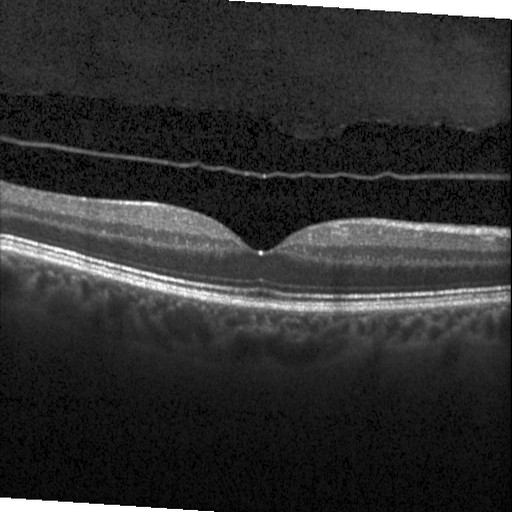
#> input picture NORMAL-153950-1.jpeg, 512 x 512 px, found by its file name
$ jupyter execute Denoising_Idea_v_1.ipynb
#> lines starting #> are read from the running program, lines starting #| are printed output that depends on the picture
<a href="https://colab.research.google.com/github/Anik-1802021/New-Denoising-Idea/blob/main/Denoising_Idea_v_1.ipynb" target="_parent"></a>

[cell 1]
import numpy as np
from PIL import Image

# Load images
image1 = Image.open("/content/NORMAL-153950-1.jpeg").convert('L')  # Ensure images are grayscale
#> image1 is the input picture: PIL image 512x512 L; min 0, max 255, mean 48.2
image2 = Image.open("/content/NORMAL-153950-2.jpeg").convert('L')
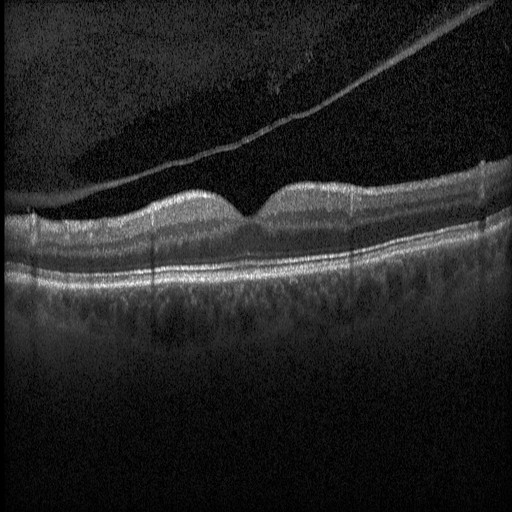
#> input picture NORMAL-153950-2.jpeg, 512 x 512 px, found by its file name
#> image2 is the input picture: PIL image 512x512 L; min 0, max 255, mean 35.2
image3 = Image.open("/content/NORMAL-153950-3.jpeg").convert('L')
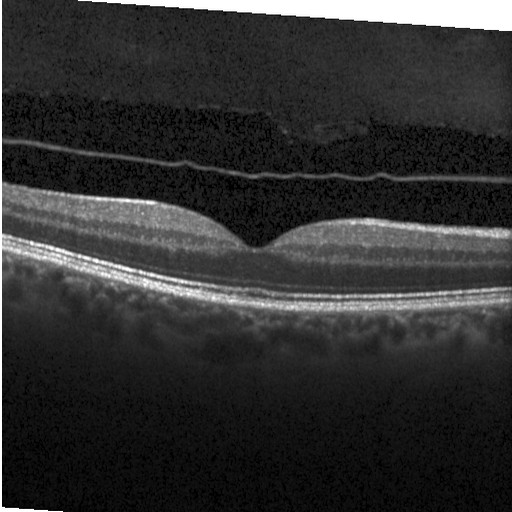
#> input picture NORMAL-153950-3.jpeg, 512 x 512 px, found by its file name
#> image3 is the input picture: PIL image 512x512 L; min 0, max 255, mean 49.2

# Convert images to numpy arrays
image1_array = np.array(image1, dtype=np.int16)  # Use int16 to allow for negative differences
image2_array = np.array(image2, dtype=np.int16)  # Use int16 to allow for negative differences
image3_array = np.array(image3, dtype=np.int16)  # Use int16 to allow for negative differences

# Print the pixel values of the images
print("Image 1 Array:\n", image1_array)
#> (printed output is left out)
print("\nImage 2 Array:\n", image2_array)
#> (printed output is left out)
print("\nImage 3 Array:\n", image3_array)
#> (printed output is left out)

# Calculate the pixel value difference between the two images
pixel_difference_12 = image1_array - image2_array
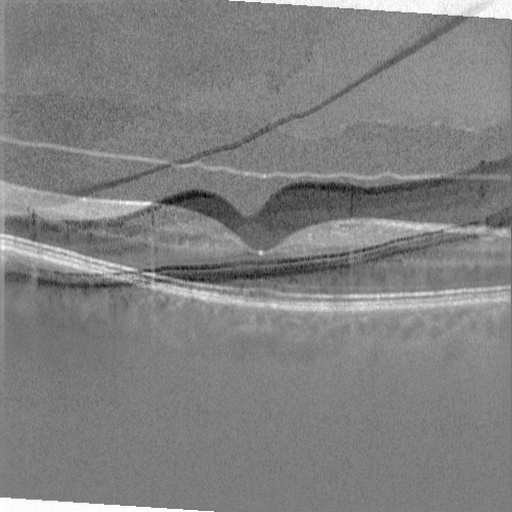
#> pixel_difference_12: shape (512, 512) int16; min -237, max 255, mean 12.9; drawn with min black and max white
pixel_difference_23 = image2_array - image3_array
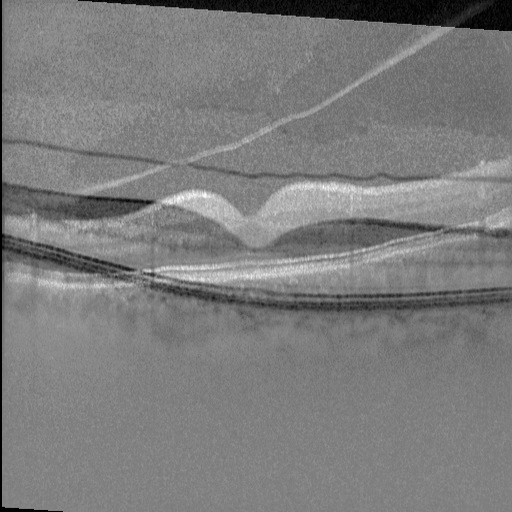
#> pixel_difference_23: shape (512, 512) int16; min -255, max 238, mean -13.9; drawn with min black and max white
pixel_difference_13 = image1_array - image3_array
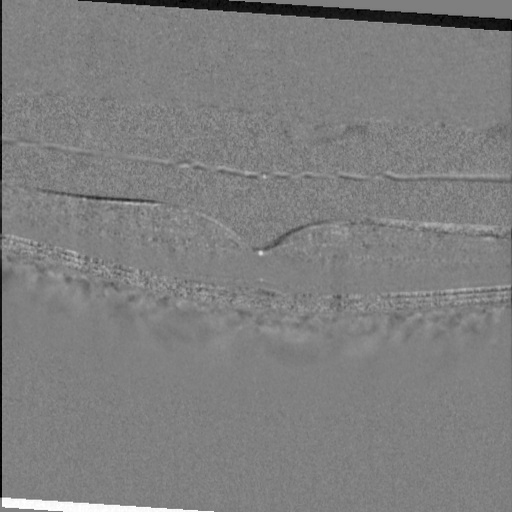
#> pixel_difference_13: shape (512, 512) int16; min -255, max 255, mean -1; drawn with min black and max white

# Print the pixel value difference, including negative values
print("\nPixel Value Difference between Image 1 and Image 2 (including negative values):")
print(pixel_difference_12)
#> (printed output is left out)

print("\nPixel Value Difference between Image 2 and Image 3 (including negative values):")
print(pixel_difference_23)
#> (printed output is left out)

print("\nPixel Value Difference between Image 1 and Image 3 (including negative values):")
print(pixel_difference_13)
#> (printed output is left out)

# Calculate the sum of all absolute pixel values of the difference array
absolute_difference_sum_12 = np.sum(np.abs(pixel_difference_12))
#> absolute_difference_sum_12 = 7673781
absolute_difference_sum_23 = np.sum(np.abs(pixel_difference_23))
#> absolute_difference_sum_23 = 8144230
absolute_difference_sum_13 = np.sum(np.abs(pixel_difference_13))
#> absolute_difference_sum_13 = 3787245

# Print the sum of absolute pixel values
print("\nSum of all absolute pixel values of the difference array_12:")
print(absolute_difference_sum_12)
#| 7673781
print("\nSum of all absolute pixel values of the difference array_23:")
print(absolute_difference_sum_23)
#| 8144230
print("\nSum of all absolute pixel values of the difference array_13:")
print(absolute_difference_sum_13)
#| 3787245

# Determine which image is the most dissimilar
sums = {
    'image1_image2': absolute_difference_sum_12,
    'image2_image3': absolute_difference_sum_23,
    'image1_image3': absolute_difference_sum_13
}
#> sums = {'image1_image2': 7673781, 'image2_image3': 8144230, 'image1_image3': 3787245}

most_dissimilar_pair = max(sums, key=sums.get)
#> most_dissimilar_pair = 'image2_image3'
most_dissimilar_image = None

if most_dissimilar_pair == 'image1_image2':
    if absolute_difference_sum_23 < absolute_difference_sum_13:
        most_dissimilar_image = 'Image 1'
    else:
        most_dissimilar_image = 'Image 2'
elif most_dissimilar_pair == 'image2_image3':
    if absolute_difference_sum_12 < absolute_difference_sum_13:
        most_dissimilar_image = 'Image 3'
    else:
        most_dissimilar_image = 'Image 2'
elif most_dissimilar_pair == 'image1_image3':
    if absolute_difference_sum_12 < absolute_difference_sum_23:
        most_dissimilar_image = 'Image 3'
    else:
        most_dissimilar_image = 'Image 1'

# Print the most dissimilar image
print(f"\nThe most dissimilar image is: {most_dissimilar_image}")

[cell 2]
import numpy as np
from PIL import Image

# Load images
image1 = Image.open("/content/NORMAL-153950-1.jpeg").convert('L')  # Ensure images are grayscale
image2 = Image.open("/content/NORMAL-153950-2.jpeg").convert('L')
image3 = Image.open("/content/NORMAL-153950-3.jpeg").convert('L')

# Convert images to numpy arrays
image1_array = np.array(image1, dtype=np.int16)  # Use int16 to allow for negative differences
image2_array = np.array(image2, dtype=np.int16)
image3_array = np.array(image3, dtype=np.int16)

# Print the pixel values of the images
print("Image 1 Array:\n", image1_array)
#> (printed output is left out)
print("\nImage 2 Array:\n", image2_array)
#> (printed output is left out)
print("\nImage 3 Array:\n", image3_array)
#> (printed output is left out)

# Calculate the pixel value difference between the images
pixel_difference_12 = image1_array - image2_array
pixel_difference_23 = image2_array - image3_array
pixel_difference_13 = image1_array - image3_array

# Calculate the sum of all absolute pixel values of the difference array
absolute_difference_sum_12 = np.sum(np.abs(pixel_difference_12))
absolute_difference_sum_23 = np.sum(np.abs(pixel_difference_23))
absolute_difference_sum_13 = np.sum(np.abs(pixel_difference_13))

# Determine which image is the most dissimilar
sums = {
    'image1_image2': absolute_difference_sum_12,
    'image2_image3': absolute_difference_sum_23,
    'image1_image3': absolute_difference_sum_13
}

most_dissimilar_pair = max(sums, key=sums.get)
most_dissimilar_image = None

if most_dissimilar_pair == 'image1_image2':
    if absolute_difference_sum_23 < absolute_difference_sum_13:
        most_dissimilar_image = 'Image 1'
    else:
        most_dissimilar_image = 'Image 2'
elif most_dissimilar_pair == 'image2_image3':
    if absolute_difference_sum_12 < absolute_difference_sum_13:
        most_dissimilar_image = 'Image 3'
    else:
        most_dissimilar_image = 'Image 2'
elif most_dissimilar_pair == 'image1_image3':
    if absolute_difference_sum_12 < absolute_difference_sum_23:
        most_dissimilar_image = 'Image 3'
    else:
        most_dissimilar_image = 'Image 1'

# Print the most dissimilar image
print(f"\nThe most dissimilar image is: {most_dissimilar_image}")

# Denoise the most dissimilar image (image3) using the average of image1 and image2
if most_dissimilar_image == 'Image 3':
    denoised_image3_array = (image1_array + image2_array) // 2
    denoised_image3 = Image.fromarray(denoised_image3_array.astype(np.uint8))

    # Show the denoised image
    denoised_image3.show()

    # Save the denoised image (optional)
    denoised_image3.save("/content/denoised_image3.jpeg")

    # Print the pixel values of the denoised image
    print("\nDenoised Image 3 Array:\n", denoised_image3_array)

[cell 3]
import numpy as np
from PIL import Image

# Load images
image1 = Image.open("/content/NORMAL-153950-1.jpeg").convert('L')  # Ensure images are grayscale
image2 = Image.open("/content/NORMAL-153950-2.jpeg").convert('L')
image3 = Image.open("/content/NORMAL-153950-3.jpeg").convert('L')

# Convert images to numpy arrays
image1_array = np.array(image1, dtype=np.int16)  # Use int16 to allow for negative differences
image2_array = np.array(image2, dtype=np.int16)
image3_array = np.array(image3, dtype=np.int16)

# Print the pixel values of the images
print("Image 1 Array:\n", image1_array)
#> (printed output is left out)
print("\nImage 2 Array:\n", image2_array)
#> (printed output is left out)
print("\nImage 3 Array:\n", image3_array)
#> (printed output is left out)

# Calculate the pixel value difference between the images
pixel_difference_12 = image1_array - image2_array
pixel_difference_23 = image2_array - image3_array
pixel_difference_13 = image1_array - image3_array

# Calculate the sum of all absolute pixel values of the difference array
absolute_difference_sum_12 = np.sum(np.abs(pixel_difference_12))
absolute_difference_sum_23 = np.sum(np.abs(pixel_difference_23))
absolute_difference_sum_13 = np.sum(np.abs(pixel_difference_13))

# Determine which image is the most dissimilar
sums = {
    'image1_image2': absolute_difference_sum_12,
    'image2_image3': absolute_difference_sum_23,
    'image1_image3': absolute_difference_sum_13
}

most_dissimilar_pair = max(sums, key=sums.get)
most_dissimilar_image = None

if most_dissimilar_pair == 'image1_image2':
    if absolute_difference_sum_23 < absolute_difference_sum_13:
        most_dissimilar_image = 'Image 1'
    else:
        most_dissimilar_image = 'Image 2'
elif most_dissimilar_pair == 'image2_image3':
    if absolute_difference_sum_12 < absolute_difference_sum_13:
        most_dissimilar_image = 'Image 3'
    else:
        most_dissimilar_image = 'Image 2'
elif most_dissimilar_pair == 'image1_image3':
    if absolute_difference_sum_12 < absolute_difference_sum_23:
        most_dissimilar_image = 'Image 3'
    else:
        most_dissimilar_image = 'Image 1'

# Print the most dissimilar image
print(f"\nThe most dissimilar image is: {most_dissimilar_image}")

# Denoise the most dissimilar image using the average of the other two images
if most_dissimilar_image == 'Image 3':
    denoised_image = (image1_array + image2_array) // 2
elif most_dissimilar_image == 'Image 2':
    denoised_image = (image1_array + image3_array) // 2
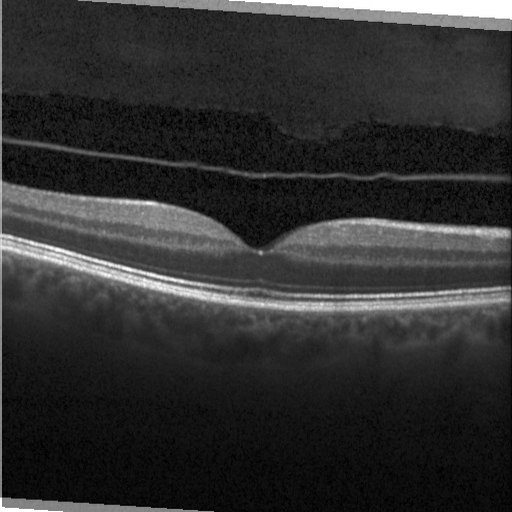
#> denoised_image: shape (512, 512) int16; min 0, max 255, mean 48.4
else:  # most_dissimilar_image == 'Image 1'
    denoised_image = (image2_array + image3_array) // 2

# Convert the denoised image array back to an image
denoised_image = Image.fromarray(denoised_image.astype(np.uint8))
#> denoised_image: PIL image 512x512 L

# Show the denoised image
denoised_image.show()

# Save the denoised image (optional)
denoised_image.save(f"/content/denoised_{most_dissimilar_image.lower()}.jpeg")

# Print the pixel values of the denoised image
print(f"\nDenoised {most_dissimilar_image} Array:\n", denoised_image)
#| Denoised Image 2 Array:
#|  <PIL.Image.Image image mode=L size=512x512 at 0x7FA2928DCE50>
